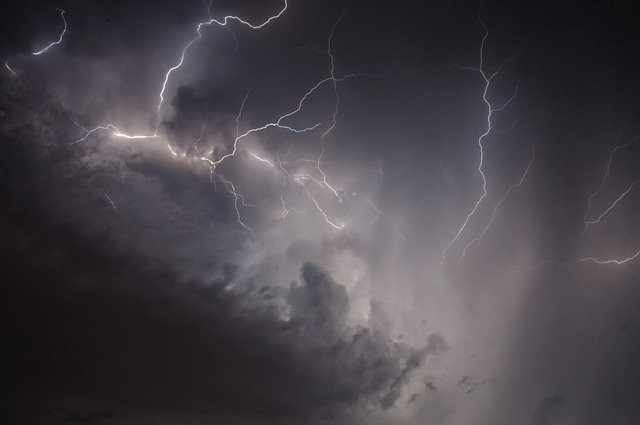
#> input picture Parcial 1/bart.jpg, 640 x 425 px
$ python 'PARCIAL 1.py'
#> lines starting #> are read from the running program, lines starting #| are printed output that depends on the picture; after the words box and inside, x2 and y2 are one past the last pixel; in counts of white or black regions, pixels touching at a corner belong together
#Juan David Gallego 1112627876

import cv2
import numpy as np
import matplotlib.pyplot as plt
from skimage import io

#Pregunta 1 Elaborar una función a la que se le envié de una imagen y un factor de
    #ajuste (permite aumentar o disminuir el brillo), la función debe
        #retornar la imagen con el brillo deseado de acuerdo al factor de ajust 2 Elaborar una función a la que se le envié de una imagen, el canal y un
            #factor de ajuste (permite aumentar o disminuir el brillo), la función debe retornar la imagen con el brillo deseado de acuerdo al canal y al factor de ajuste
def subimg(pos, title, img):
    grilla = int(str(22) + str(pos))

    plt.subplot( grilla )
    plt.title( title )
    plt.imshow( img )

def brillo(img, fac):
    return img * fac + (1 - fac)

imagen = io.imread('bart.jpg') / 255

con = np.copy( imagen )

subimg(1, 'Original', imagen)
subimg(2, 'Brillo 0.2', brillo( con, 0.2 ))
subimg(3, 'Brillo 0.5', brillo( con, 0.5 ))
subimg(4, 'Brillo 0.8', brillo( con, 0.8 ))

plt.show()

#Pregunta 2 Elaborar una función a la que se le envié de una imagen, el canal y un factor de ajuste (permite aumentar o disminuir el brillo), la función
#debe retornar la imagen con el brillo deseado de acuerdo al canal y al factor de ajuste
def subimg(pos, title, img):
    grilla = int(str(33) + str(pos))

    plt.subplot( grilla )
    plt.title( title )
    plt.imshow( img )

def brillo(img, fac):
    return img * fac + (1 - fac)

def canal(img, can, fac):
#> called with can = 0, fac = 0.2
    img_2 = np.copy(img)
    for i in range(0,3):
        if i != can:
            img_2[:,:,i] = 0

    return brillo(img_2, fac)

imagen = io.imread('bart.jpg') / 255

imagen_2 = np.copy( imagen )

subimg(1, 'Canal Rojo - Brillo 0.2', canal( imagen_2, 0, 0.2 ))
#> in subimg, `grilla = int(str(33) + str(pos))`: grilla = 331
subimg(2, 'Canal Rojo - Brillo 0.5', canal( imagen_2, 0, 0.5 ))
subimg(3, 'Canal Rojo - Brillo 0.8', canal( imagen_2, 0, 0.8 ))
subimg(4, 'Canal Verde - Brillo 0.2', canal( imagen_2, 1, 0.2 ))
#> call 4 of canal, with can = 1, fac = 0.2
#> after the loop in canal (call 4), `for i in range(0,3):`:
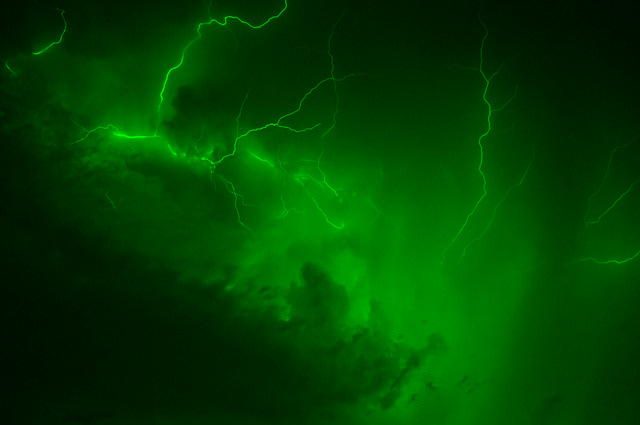
#> img_2: shape (425, 640, 3) float64; mean R, G, B 0, 0.261, 0
subimg(5, 'Canal Verde - Brillo 0.5', canal( imagen_2, 1, 0.5 ))
subimg(6, 'Canal Verde - Brillo 0.2', canal( imagen_2, 1, 0.8 ))
subimg(7, 'Canal Azul - Brillo 0.2', canal( imagen_2, 2, 0.2 ))
#> after the loop in canal (call 7), `for i in range(0,3):`:
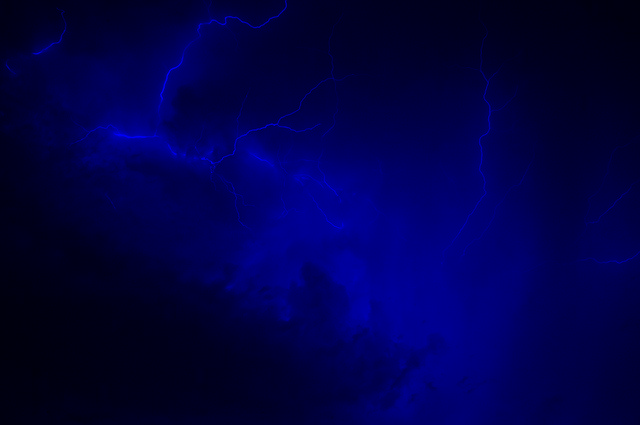
#> img_2: shape (425, 640, 3) float64; mean R, G, B 0, 0, 0.285
subimg(8, 'Canal Azul - Brillo 0.5', canal( imagen_2, 2, 0.5 ))
subimg(9, 'Canal Azul - Brillo 0.8', canal( imagen_2, 2, 0.8 ))
#> in brillo (call 9), `return img * fac + (1 - fac)`:
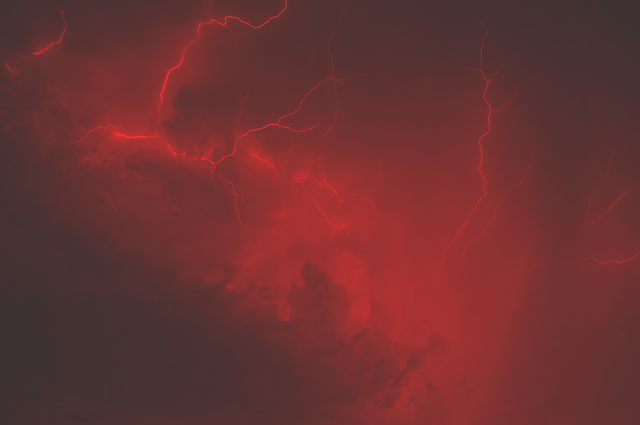
#> returned value: shape (425, 640, 3) float64; mean of channels 0, 1, 2 0.2, 0.2, 0.428; drawn as B, G, R

plt.show()


#Pregunta 3 Elaborar una función a la que se le envié de una imagen y un factor de contraste, la función debe retornar la imagen con el contraste
#deseado de acuerdo al factor de contraste

def subimg(pos, title, img):
    grilla = int(str(22) + str(pos))

    plt.subplot( grilla )
    plt.title( title )
    plt.imshow( img )

def contra(img, fac):
    return img + fac

imagen = io.imread('rsz.jpg') / 255
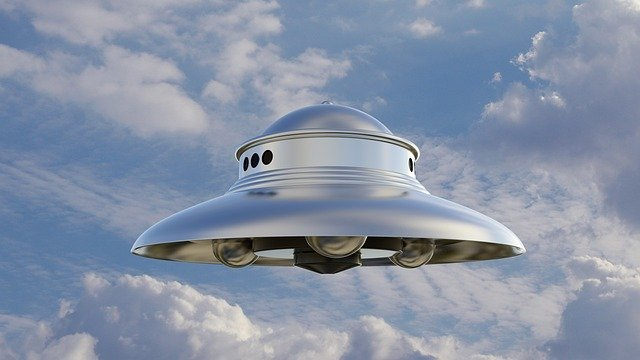
#> input picture Parcial 1/rsz.jpg, 640 x 360 px
#> imagen: shape (360, 640, 3) float64

con = np.copy( imagen )

subimg(1, 'Original', imagen)
subimg(2, 'Contraste 1', contra( con, 0.1 ))
#> in contra, `return img + fac`:
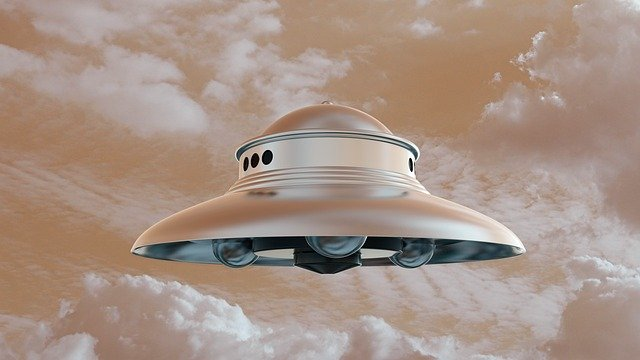
#> returned value: shape (360, 640, 3) float64; mean of channels 0, 1, 2 0.627, 0.673, 0.752; drawn with min black and max white
subimg(3, 'Contraste 2', contra( con, 0.2 ))
subimg(4, 'Contraste 3', contra( con, 0.3 ))

plt.show()

#Pregunta 4 Elaborar una función que permita realizarle un zoom a una parte de la imagen

image = cv2.imread('rsz.jpg')
imageOut = image[60:220,280:480]

cv2.imshow('Imagen de entrada',image)
cv2.imshow('Imagen de salida',imageOut)
cv2.waitKey(0)

#Pregunta 5 Elaborar una función que permita binarizar una imagen

img = cv2.imread('rsz.jpg',0)
#> img: shape (360, 640); min 0, max 255, mean 144.9
ret,var1 = cv2.threshold(img,127,255,cv2.THRESH_BINARY)
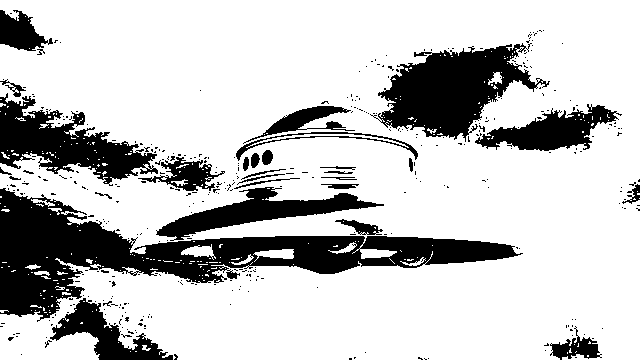
#> var1: shape (360, 640); 77.1% white; 390 black regions (359 under 20 px), largest, box (x1, y1, x2, y2) and area: (0, 188, 523, 322) 20238, (370, 43, 550, 142) 8584, (0, 93, 158, 186) 6316
ret,var2 = cv2.threshold(img,127,255,cv2.THRESH_BINARY_INV)

titles = ['Imagen Original','Binarizada','Bina_Inv']
images = [img, var1, var2]
miArray = np.arange(3)
for i in miArray:
  plt.subplot(2,3,i+1),plt.imshow(images[i],'gray')
  plt.title(titles[i])
  plt.xticks([]),plt.yticks([])

plt.show()

#Pregunta 6 Elaborar una función que permita rotar una imagen
image = cv2.imread('bart.jpg')
#> image: shape (425, 640, 3)
ancho = image.shape[1] #columnas
#> ancho = 640
alto = image.shape[0] # filas
#> alto = 425

# Rotación
M = cv2.getRotationMatrix2D((ancho//2,alto//2),45,1)
imageOut = cv2.warpAffine(image,M,(ancho,alto))
#> imageOut: shape (425, 640, 3)

cv2.imshow('Imagen de entrada',image)
cv2.imshow('Imagen de salida',imageOut)
cv2.waitKey(0)

#Pregunta 7 Elaborar un procedimiento que permita sacar el histograma de cada una de las capas de una imagen

def Mihisto(imagen):
    image_histo = np.trunc(np.around(imagen *255,0))
    return (image_histo)
# Llamado histograma
image_histo = Mihisto(imagen)
plt.figure("Histograma")
plt.hist(image_histo.ravel(), 256, [0,256])
plt.show()
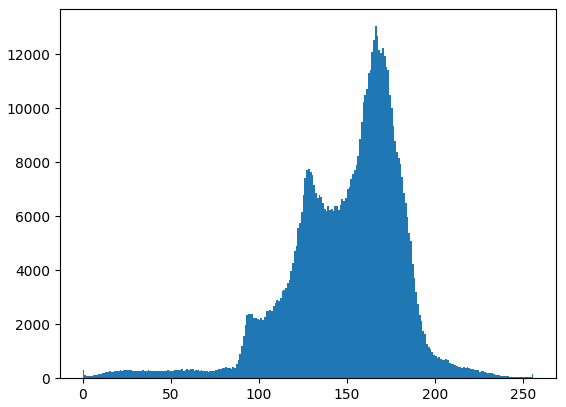
#> figure drawn by matplotlib, 1 panel; tallest bar 13049 high, from x = 166 to 167
